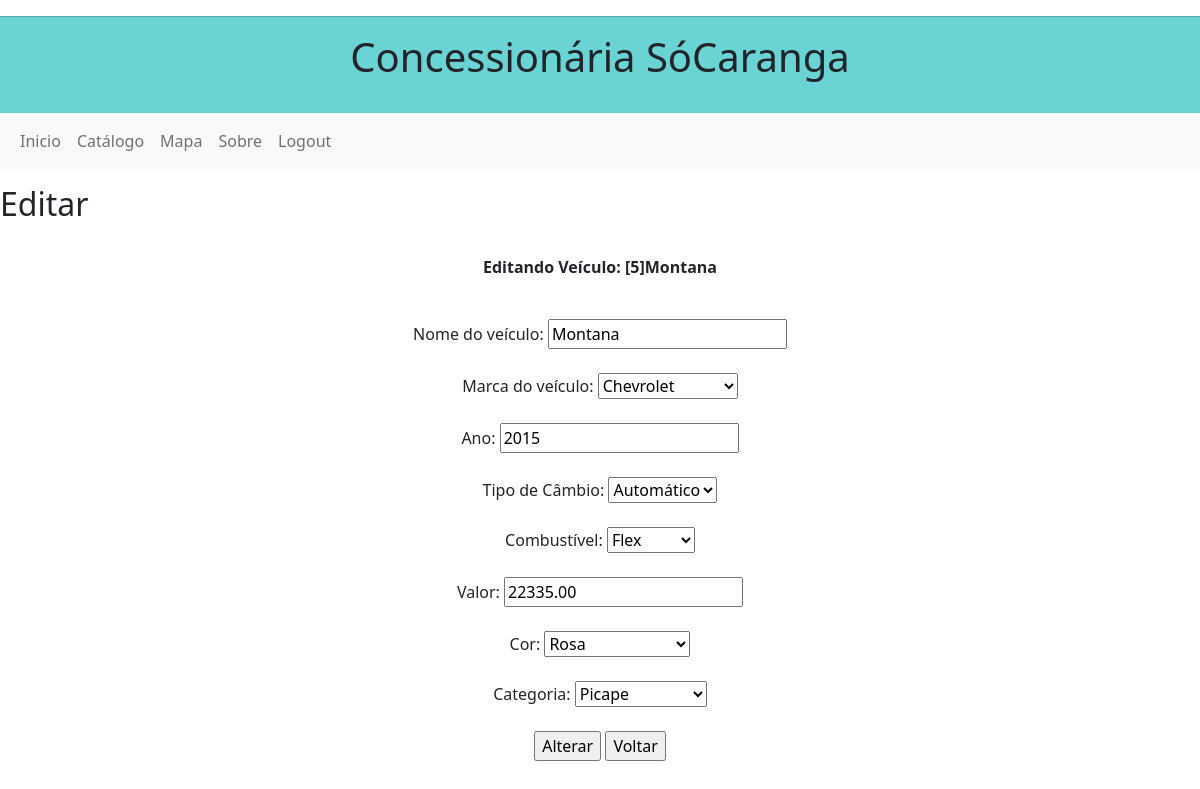
The app's page /editar_carro.php?id_editar=5 with its own data.
### tables this page shows
CREATE TABLE `tb_carro` (
  `id_carro` int(20) NOT NULL,
  `nome` varchar(45) NOT NULL,
  `ano` int(4) NOT NULL,
  `cambio` char(1) NOT NULL,
  `combustivel` char(1) NOT NULL,
  `valor` decimal(10,2) NOT NULL,
  `id_marca` int(3) NOT NULL,
  `id_cor` int(3) NOT NULL,
  `id_cat` int(3) NOT NULL,
  `id_conce` int(3) NOT NULL
);

CREATE TABLE `tb_marca` (
  `id_marca` int(3) NOT NULL,
  `marca` varchar(20) NOT NULL
);

CREATE TABLE `tb_cor` (
  `id_cor` int(3) NOT NULL,
  `cor` varchar(20) NOT NULL
);

CREATE TABLE `tb_categoria` (
  `id_cat` int(3) NOT NULL,
  `categoria` varchar(20) NOT NULL
);

### editar_carro.php (the view, shortened to what this page needs)
<!DOCTYPE html>
<?php
		include 'conexao.php';
		$id_get = $_GET['id_editar'];
		$sql = "SELECT t1.*, tcor.cor, tmarca.marca, tcat.categoria FROM tb_carro AS t1
			LEFT JOIN tb_cor AS tcor ON t1.id_cor = tcor.id_cor
			LEFT JOIN tb_marca AS tmarca ON t1.id_marca = tmarca.id_marca
			LEFT JOIN tb_categoria AS tcat ON t1.id_cat = tcat.id_cat
			WHERE id_carro='$id_get'";
		$cont = $conn -> prepare($sql);
		$cont -> execute();
		foreach($cont AS $i){
            $nome = $i['nome'];
            $ano = $i['ano'];
            $valor = $i['valor'];
			$sel_id_cor = $i['id_cor'];
			$sel_cor = $i['cor'];
			$sel_id_marca = $i['id_marca'];
			$sel_marca = $i['marca'];
			$sel_id_cat = $i['id_cat'];
			$sel_cat = $i['categoria'];
        }
	?>
<html lang="pt-br">
<head>
    	<link href="https://cdn.jsdelivr.net/npm/bootstrap@5.1.3/dist/css/bootstrap.min.css" rel="stylesheet">
</head>
<body>
<p align='center'><?php include "menu.php";?></p>
	<h2>Editar</h2>
	<br>
	<p align='center'><b><?php echo "Editando Veículo: [$id_get]$nome" ?></b></p>
	<br>
	<form action='' method='POST' align='center'>
		Nome do veículo:
		<input type='text' name='nome' value= "<?php echo $nome; ?>">
		<br>
		<br>
		Marca do veículo:
		<select name="marca">
			<option value="<?php echo $sel_id_marca; ?>"><?php echo $sel_marca;?></option>
		</select>
		<br>
		<br>
		Ano:
		<input type='number' name='ano' value= "<?php echo $ano; ?>">
		<br>
		<br>
		Tipo de Câmbio:
		<select name="cambio">
			<option value="1">Automático</option>
		</select>
		<br>
		<br>
		Combustível:
		<select name="combustivel">
			<option value="2">Flex</option>
		</select>
		<br>
		<br>
		Valor:
		<input type='number' name='valor' value= "<?php echo $valor; ?>">
		<br>
		<br>
		Cor:
		<select name="cor">
			<option value= <?php echo "$sel_id_cor"; ?>><?php echo "$sel_cor"; ?></option>
		</select>
		<br>
		<br>
		Categoria:
		<select name="categoria">
			<option value= <?php echo "$sel_id_cat"; ?>><?php echo "$sel_cat"; ?></option>
		</select>
		<br>
		<br>
		<input type='submit' name='alterar' value='Alterar'>
		<input type='button' name='voltar' value='Voltar' onclick='window.history.back();'>
	</form>
</body>
</html>

### records on screen
tb_carro: nome "Montana", marca "Chevrolet", ano "2015", valor "22335.00", cor "Rosa", categoria "Picape"

### other values on screen
$id_get "5"
